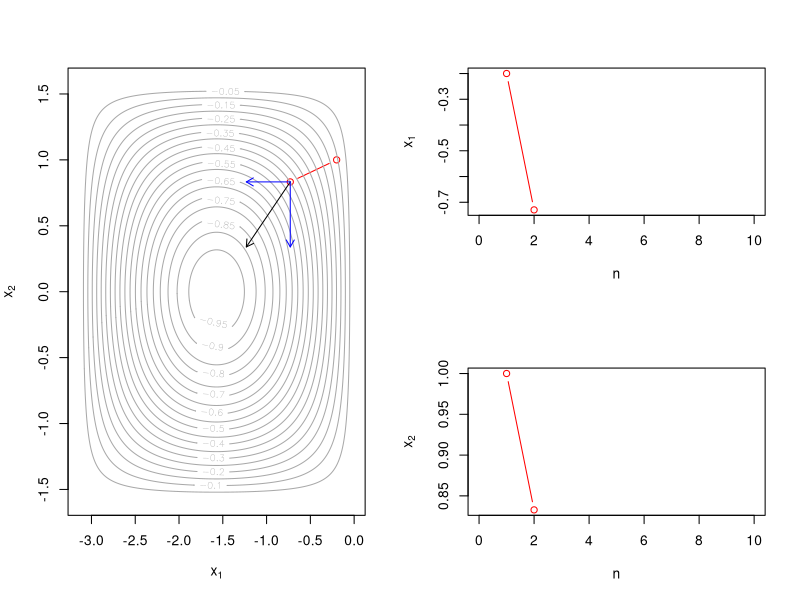

The R script that drew this image:
# -------------------------------------------------------------------------------------------------#
# Skript zur Darstellung des Gradientenverfahrens  ------------------------------------------------#  
# Am Beispiel des Verfahrens des steilsten Abstiegs -----------------------------------------------#
# Author: Michael Lebacher (michael.lebacher@gmx.de) ----------------------------------------------#
# -------------------------------------------------------------------------------------------------#


# Globale Parameter  ------------------------------------------------------------------------------# 

# Grenzen der Funktion für die wir uns interessieren
x1lim = c(-pi,0) # Entlang der X1-Achse
x2lim = c(-0.5*pi,0.5*pi) # Entlang der X2-Achse

# Starwerte
x0 = c(-0.2,1)

# Schrittweite
gamma = 1

# Maximale Anzahl Schritte
max_steps = 30

# Definition von Funktionen  -----------------------------------------------------------------------#  

# Defx0ion der Funktion die minimiert werden soll
fun = function(x1,x2){
  #' Definition der zu minimierenden Funktion
  #' Input: x1, x2 beide floats als Argumente der Funktion
  #' Output: 1d float der den Funktionswert angibt
  
  return(sin(x1)*cos(x2))
}

# Defx0ion des Gradienten der Funktion
gradient = function(x1,x2){
  #' Gibt die partiellen Ableitungen der Funktion an 
  #' Input: x1, x2 beide floats als Argumente der Funktion
  #' Output: Vektor der partiellen Ableitungen

  dell_f_dell_x1=cos(x1)*cos(x2) # partielle Ableitung nach x1
  dell_f_dell_x2=-sin(x1)*sin(x2) # partielle Ableitung nach x2
  
  return(c(dell_f_dell_x1,dell_f_dell_x2))
}


gradient_descent=function(x0, # Startwert
                          gradient, # Funktion die den Gradienten definiert
                          fun, # Zu minimierende Funktion
                          x1lim, # Bereich entlang der x1-Achse der uns interesisert
                          x2lim, # Bereich entlang der x2-Achse der uns interesisert
                          gamma, # Schrittweite/Lernrate
                          max_steps=20, # Maximale Anzahl Schritte
                          iter_global=50, # Maximale Anzahl Schritte die auf den Plots gezeigt werden
                          plot_vec=FALSE, # Soll der nächste Schrittvektor angezeit werden? 
                          individual_vec=FALSE, # Sollen die Schritte Richtung x1 und x2 gezegt werden? 
                          opt_step=FALSE, # Soll die Schrittweite optimiert werden 
                          crit=0 # Konvergenzkriterium. 
                          ){
  
  # Speichert die Iteratinsschritte
  memory=c() 
  # Speichert den Funktionswert über die Iterationsschritte
  outcome=c()
  
  # Schleife über max_steps
  for (i in 1:max_steps){
    # Speichere die aktuelel Iteration
    memory = cbind(memory, x0)
    # Optimierung der Schrittweite
    if (opt_step==TRUE){
      gamma_=0.01
      mark=TRUE
      history = c()
      history_g = c()
      while (mark==TRUE){
        c = x0-gamma_*gradient(x0[1],x0[2])
        mark = fun(x0[1],x0[2]) - fun(c[1],c[2])>0
        history = c(history, fun(x0[1],x0[2]) - fun(c[1],c[2]))
        history_g = c(history_g,gamma_)
        gamma_ = gamma_*1.0001
      }
      gamma = history_g[history==max(history)]
    }
    
    # Anwendung der Iterationsvorschrift
    x0 = x0 - gamma*gradient(x0[1],x0[2])
    
    # Speichen des aktuellen Funktionswerts
    outcome = c(outcome,fun(x0[1],(x0[2])))
    
    # Falls der kritische Wert unterschritten ist, erfolgt Konvergenz
    if (crit>0){
      if (dim(memory)[2]>1){
      if(
        c(memory[,dim(memory)[2]]-memory[,dim(memory)[2]-1])%*%
        c(memory[,dim(memory)[2]]-memory[,dim(memory)[2]-1])<crit
      ){
        break
      }
    }
    }
  }
  
  # Definition eines Gitters für die Visualisierung
  x <- seq(from=x1lim[1],to=x1lim[2],by=0.01) # entlang der x1-Achse
  y <- seq(from=x2lim[1],to=x2lim[2],by=0.01) # entlang der x2-Achse
  z <- outer(x,y,fun) # entlang der Funktionswerte
   
  layout(matrix(c(1,2,1,3), 2, 2, byrow = TRUE))
  
  # Visualisierung der Konturplots
  plot(memory[1,],
       memory[2,],
       type='b',
       ylim=x2lim,
       xlim=x1lim,
       xlab=expression(x[1]),
       ylab = expression(x[2]),
       col='red'
       )
  
  contour(x, y, z,col = 'darkgray',nlevels=25,add=T)
  
  # Darstellung der Vektoren
  if (plot_vec==TRUE){
    
    x_0 = memory[1,dim(memory)[2]]
    y_0 = memory[2,dim(memory)[2]] 
    arrows(x0=x_0,
           y0=y_0,
           x1 =x_0-gamma*gradient(x_0,y_0)[1],
           y1 =y_0-gamma*gradient(x_0,y_0)[2],
           col=1,
           length=0.08
           )
  }
  
  if (individual_vec==TRUE){
    
    x_0 = memory[1,dim(memory)[2]]
    y_0 = memory[2,dim(memory)[2]] 
    arrows(x0=x_0,
           y0=y_0,
           x1=x_0-gamma*gradient(x_0,y_0)[1],
           y1=y_0,
           col="blue",
           length=0.08
           )
    
    arrows(x0=x_0,
           y0=y_0,
           x1=x_0,
           y1=y_0-gamma*gradient(x_0,y_0)[2],
           col="blue",
           length=0.08
           )
    
  }
  
  # Darstellung der Verläufe entlang der x1- und x2-Achse
  plot(memory[1,],
       type='b',
       ylim=c(min(memory[1,]),max(memory[1,])),
       xlim=c(0,iter_global),
       xlab=expression(n),
       ylab=expression('x'[1]),
       col='red'
       )
  
  plot(memory[2,],
       type='b',
       ylim=c(min(memory[2,]),max(memory[2,])),
       xlim=c(0,iter_global),
       xlab=expression(n),
       ylab=expression('x'[2]),
       col='red'
       )
  
  # Rückgabe der Iterationsschritte
  return(memory)
}

# Auswertung der Funktion  --------------------------------------------------------------------------#  

m=gradient_descent(x0=x0,
                   gradient=gradient,
                   fun=fun,
                   x1lim=x1lim,
                   x2lim=x2lim,
                   gamma=gamma,
                   max_steps=2,
                   iter_global=10,
                   crit=0.01,
                   plot_vec=TRUE,
                   individual_vec=TRUE
                   )